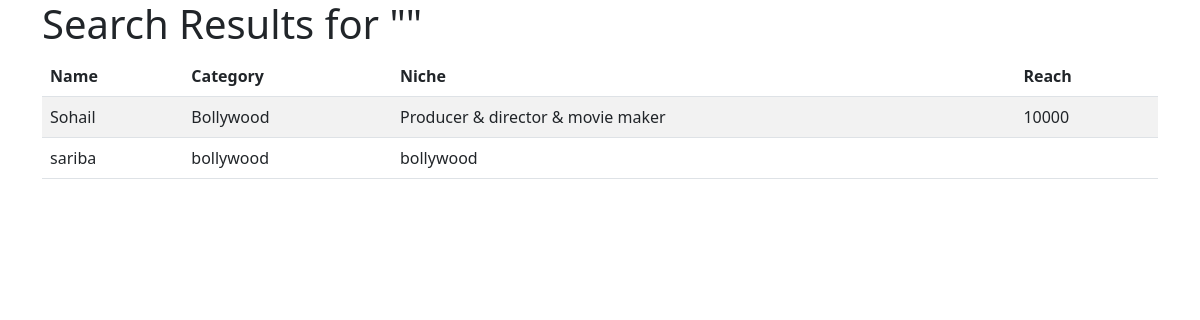
Screenshot of /search_influencers (signed in) with the database file from the repository.
### Code/models_2.py (models this page shows)
class Influencer(db.Model):
    influencer_id = db.Column(db.Integer, primary_key=True)
    user_id = db.Column(db.Integer, db.ForeignKey('user.user_id'), nullable=False)
    name = db.Column(db.String, nullable=False)
    category = db.Column(db.String, nullable=False)
    niche = db.Column(db.String, nullable=False)
    reach = db.Column(db.Integer, nullable=False)
    ad_requests = db.relationship('AdRequest', backref='influencer')

### Code/app.py (the view)
@app.route('/search_influencers', methods=['GET'])
@login_required
def search_influencers():
    query = request.args.get('query', '')
    search_results = Influencer.query.filter(
        (Influencer.name.ilike(f'%{query}%')) |
        (Influencer.category.ilike(f'%{query}%')) |
        (Influencer.niche.ilike(f'%{query}%'))
    ).all()
    return render_template('searchresultsinf.html', search_results=search_results, query=query)

### Code/app.py (called while the page is built)
@login_manager.user_loader
def load_user(user_id):
    return User.query.get(int(user_id))

### Code/models_2.py (called while the page is built)
    @property
    def is_active(self):
        return True

### Code/templates/searchresultsinf.html (shortened to what this page needs)
<!DOCTYPE html>
<html lang="en">
<head>
    <link href="https://cdn.jsdelivr.net/npm/bootstrap@5.2.3/dist/css/bootstrap.min.css" rel="stylesheet">
</head>
<body>
    <div class="container">
        <h1>Search Results for "{{ query }}"</h1>
        {% if search_results %}
            <table class="table table-striped">
                <thead>
                    <tr>
                        <th>Name</th>
                        <th>Category</th>
                        <th>Niche</th>
                        <th>Reach</th>
                    </tr>
                </thead>
                <tbody>
                    {% for influencer in search_results %}
                    <tr>
                        <td>{{ influencer.name }}</td>
                        <td>{{ influencer.category }}</td>
                        <td>{{ influencer.niche }}</td>
                        <td>{{ influencer.reach }}</td>
                    </tr>
                    {% endfor %}
                </tbody>
            </table>
        {% else %}
            <p>No influencers found matching your search query.</p>
        {% endif %}
    </div>
</body>
</html>

### rows the page displays
Influencer: name "Sohail", category "Bollywood", niche "Producer & director & movie maker", reach "10000"
Influencer: name "sariba", category "bollywood", niche "bollywood"
